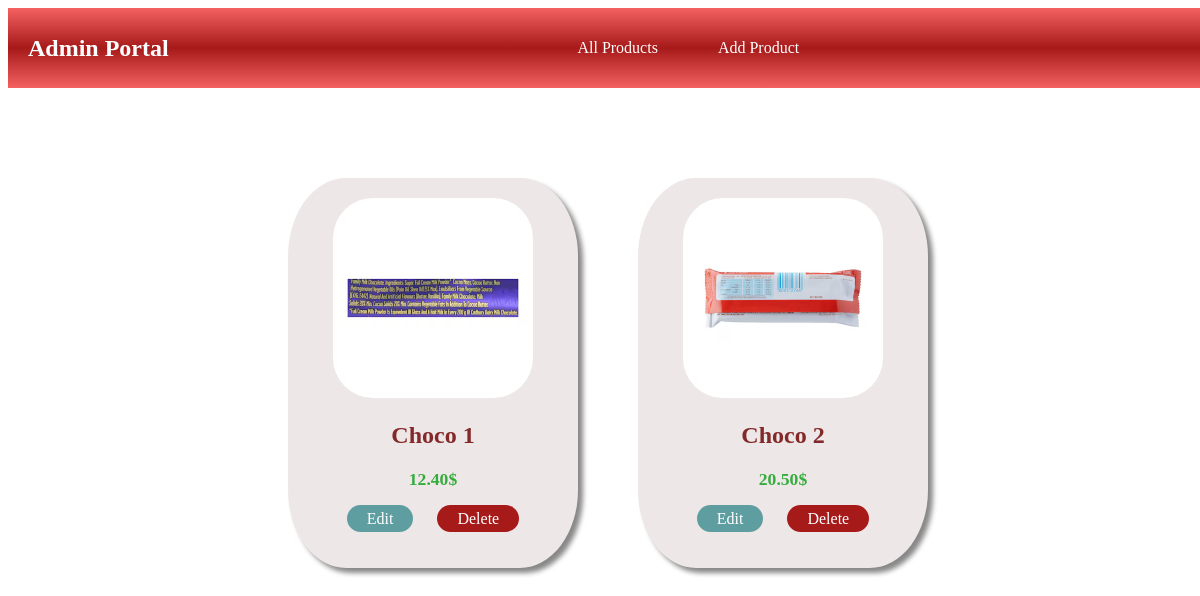
The app's page /app/admin/index.php?category=Candy with its own data.
### tables this page shows
CREATE TABLE PRODUCT (
  `ID` int NOT NULL AUTO_INCREMENT primary key,
  `Category` varchar(45) DEFAULT NULL,
  `NAME` varchar(150) DEFAULT NULL,
  `Price` DECIMAL(10,2) NOT NULL,
  `Photo` varchar(250) DEFAULT ''
);

### app/admin/index.php (the view, shortened to what this page needs)
<!DOCTYPE html>
<html>
<head>
	<link rel="stylesheet" href="style.css">
    <link
      rel="stylesheet"
      href="https://cdnjs.cloudflare.com/ajax/libs/font-awesome/6.7.2/css/all.min.css"/>
</head>
<body>
<section>
      <div class="navbar flex">
        <h2>Admin Portal</h2>
        <div class="flex nav-options">
          <p><a class="menu" href="index.php">All Products</a></p>
          <p><a class="menu" href="new_product.html">Add Product</a></p>
        </div>
      </div>
    </section>
<?php include 'connect.php';
if(isset($_GET["category"])) {
    $category = $_GET["category"];
    $sql="SELECT * FROM PRODUCT where CATEGORY like '$category'";
}
else{
    $sql="SELECT * FROM PRODUCT";
}
$ret = mysqli_query ($conn, $sql);
if(mysqli_num_rows($ret) > 0)
{
    echo "<section><div class='container'>";
	while($row=mysqli_fetch_assoc($ret))
	{
        echo "<div class='card'>
          <img src='images/".$row['Photo']."'/>
          <h2>". $row['NAME']."</h2>
          <p>". $row['Price']."$</p>
          <a href='#' class='edit' onclick=\"onEditProduct(".$row['ID'].", event)\">Edit</a>
          <a class='delete' href='index.php?delid=".$row['ID']."' onclick='onDeleteProduct(event)'>Delete</a>
        </div>";
	}
    echo "</div></section>";
}
else echo "0 results found";
?>
</body>
</html>

### app/admin/style.css (style rules this page uses)
.container { display: flex; flex-wrap: wrap; justify-content: center; margin: auto; margin-top: 5%; margin-left: 10%; margin-right: 10%; }
.flex { display: flex; justify-content: space-between; align-items: center; }
.navbar { width: 100%; height: 10vh; background: linear-gradient(180deg, rgb(244, 97, 97) 0%, rgb(167, 26, 26) 50%, rgba(244, 97, 97) 100%); color: #fff; }
.navbar h2 { color: white; display: inline; margin-left: 20px; }
.menu { margin: 10px; padding: 20px; color: white; text-decoration: none; }
.delete { margin: 0px 10px 0px 10px; padding: 5px 20px 5px 20px; background-color: rgb(167, 26, 26); color: white; text-decoration: none; border-radius: 20px; }
.edit { border: none; margin: 0px 10px 0px 10px; padding: 5px 20px 5px 20px; background-color: cadetblue; color: white; text-decoration: none; border-radius: 20px; }
.card { padding: 20px; width: 250px; height: 350px; border-radius: 20%; background-color: #eee7e7; box-shadow: 5px 5px 5px #888888; text-align: center; margin: 30px; }
.card img { width: 200px; height: 200px; border-radius: 20%; }
.card h2 { color: #842929; margin: 20px; }
.card p { font-size: 1.1rem; font-weight: bold; color: rgb(53, 173, 61); margin: 20px; }
body { height: 100%; width: 100%; }

### records on screen
product: Photo (picture), NAME "Choco 1", Price "12.40"
product: Photo (picture), NAME "Choco 2", Price "20.50"
